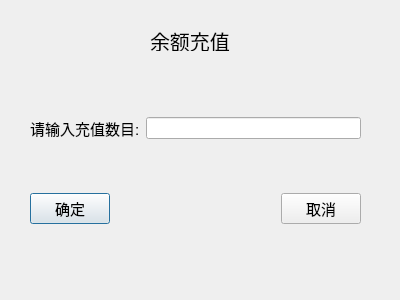
<?xml version="1.0" encoding="UTF-8"?>
<ui version="4.0">
 <class>RechargeWin</class>
 <widget class="QDialog" name="RechargeWin">
  <property name="geometry">
   <rect>
    <x>0</x>
    <y>0</y>
    <width>400</width>
    <height>300</height>
   </rect>
  </property>
  <property name="windowTitle">
   <string>Dialog</string>
  </property>
  <widget class="QLabel" name="label">
   <property name="geometry">
    <rect>
     <x>150</x>
     <y>30</y>
     <width>171</width>
     <height>21</height>
    </rect>
   </property>
   <property name="styleSheet">
    <string notr="true">font-size:20px;</string>
   </property>
   <property name="text">
    <string>余额充值</string>
   </property>
  </widget>
  <widget class="QWidget" name="layoutWidget">
   <property name="geometry">
    <rect>
     <x>30</x>
     <y>70</y>
     <width>331</width>
     <height>201</height>
    </rect>
   </property>
   <layout class="QVBoxLayout" name="verticalLayout">
    <item>
     <layout class="QHBoxLayout" name="horizontalLayout">
      <item>
       <widget class="QLabel" name="label_2">
        <property name="styleSheet">
         <string notr="true">font-size:15px;</string>
        </property>
        <property name="text">
         <string>请输入充值数目:</string>
        </property>
       </widget>
      </item>
      <item>
       <widget class="QLineEdit" name="lineEdit">
        <property name="styleSheet">
         <string notr="true">font: 10pt &quot;Sans Serif&quot;;</string>
        </property>
       </widget>
      </item>
     </layout>
    </item>
    <item>
     <layout class="QHBoxLayout" name="horizontalLayout_2">
      <item>
       <widget class="QPushButton" name="pushButton">
        <property name="styleSheet">
         <string notr="true">font-size:15px;</string>
        </property>
        <property name="text">
         <string>确定</string>
        </property>
       </widget>
      </item>
      <item>
       <spacer name="horizontalSpacer">
        <property name="orientation">
         <enum>Qt::Horizontal</enum>
        </property>
        <property name="sizeHint" stdset="0">
         <size>
          <width>40</width>
          <height>20</height>
         </size>
        </property>
       </spacer>
      </item>
      <item>
       <widget class="QPushButton" name="pushButton_2">
        <property name="styleSheet">
         <string notr="true">font-size:15px;</string>
        </property>
        <property name="text">
         <string>取消</string>
        </property>
       </widget>
      </item>
     </layout>
    </item>
   </layout>
  </widget>
 </widget>
 <resources/>
 <connections/>
</ui>
